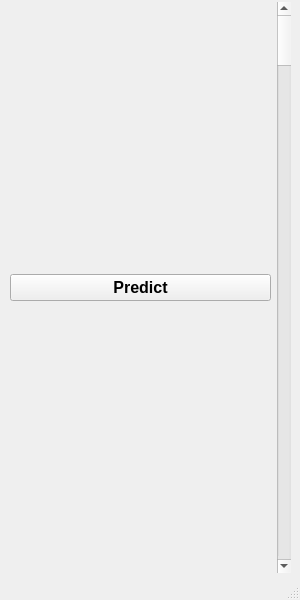
<?xml version="1.0" encoding="UTF-8"?>
<ui version="4.0">
 <class>Predict</class>
 <widget class="QMainWindow" name="Predict">
  <property name="geometry">
   <rect>
    <x>0</x>
    <y>0</y>
    <width>300</width>
    <height>600</height>
   </rect>
  </property>
  <property name="minimumSize">
   <size>
    <width>300</width>
    <height>600</height>
   </size>
  </property>
  <property name="maximumSize">
   <size>
    <width>300</width>
    <height>950</height>
   </size>
  </property>
  <property name="windowTitle">
   <string>Predict</string>
  </property>
  <widget class="QWidget" name="centralwidget">
   <widget class="QWidget" name="">
    <property name="geometry">
     <rect>
      <x>10</x>
      <y>2</y>
      <width>281</width>
      <height>571</height>
     </rect>
    </property>
    <layout class="QHBoxLayout" name="horizontalLayout">
     <property name="sizeConstraint">
      <enum>QLayout::SetMaximumSize</enum>
     </property>
     <item>
      <layout class="QVBoxLayout" name="verticalLayout">
       <property name="sizeConstraint">
        <enum>QLayout::SetMinAndMaxSize</enum>
       </property>
       <item>
        <widget class="QPushButton" name="btn_predict">
         <property name="font">
          <font>
           <pointsize>12</pointsize>
           <weight>75</weight>
           <bold>true</bold>
          </font>
         </property>
         <property name="text">
          <string>Predict</string>
         </property>
        </widget>
       </item>
       <item>
        <layout class="QFormLayout" name="dataLayout">
         <property name="sizeConstraint">
          <enum>QLayout::SetMaximumSize</enum>
         </property>
         <property name="fieldGrowthPolicy">
          <enum>QFormLayout::ExpandingFieldsGrow</enum>
         </property>
        </layout>
       </item>
      </layout>
     </item>
     <item>
      <widget class="QScrollBar" name="verticalScrollBar">
       <property name="orientation">
        <enum>Qt::Vertical</enum>
       </property>
       <property name="invertedAppearance">
        <bool>false</bool>
       </property>
       <property name="invertedControls">
        <bool>true</bool>
       </property>
      </widget>
     </item>
    </layout>
   </widget>
  </widget>
  <widget class="QStatusBar" name="statusbar"/>
 </widget>
 <resources/>
 <connections/>
</ui>
